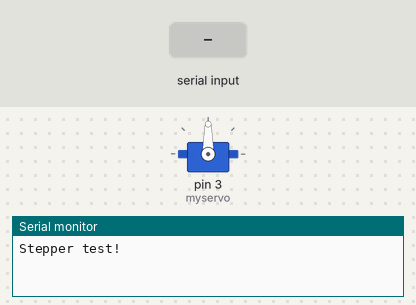
Bench run of a sketch on a simulated Arduino Uno, built with avr-gcc and run on an emulated ATmega328P. Shown: servo, the last lines printed to the serial monitor. The test bench sets the inputs (shaded band).

Above: at 1.2 s.
1.3 s: "c90\n" received over Serial
At 2.5 s:
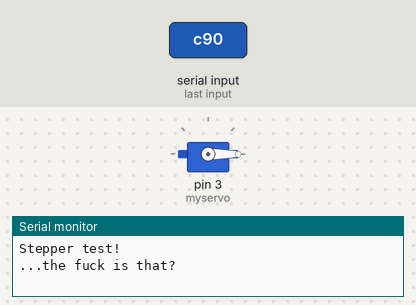
2.8 s: "90,45\n" received over Serial
Timing chart, 0 to 5.8 s (numbered marks = the images above; inputs shaded):
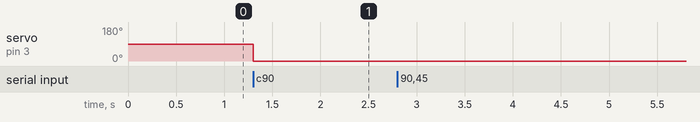

The sketch:

Core_XY_control3.ino
```cpp
int v = 0;
int sign = 1;

#include <Stepper.h>
#include <Servo.h>
// write a,b for steppers
Stepper motor1 = Stepper(200, 4,5, 6,7);
Stepper motor2 = Stepper(200, 10,11,12,13);
Servo myservo;
int rpm = 60;

void setup() {

    Serial.begin(38400);
    Serial.println("Stepper test!");
    motor1.setSpeed(rpm);  // rpm
    motor2.setSpeed(rpm);
    myservo.attach(3);
}

void loop() {
  // put your main code here, to run repeatedly:
   if ( Serial.available()) {
    char ch = Serial.read();

    switch(ch) {
      case '0'...'9':
      //Pretty goddamn clever right here. Not mine.
        v = v * 10 + ch - '0';
      break;
      case '-':
      //Pretty goddamn clever right here. This time ours.
        sign *= -1;
        //Serial.println("NEGATE!");
      break;
      case 'a':
        move('a', v, sign);
        resetV();
      break;
      case 'b':
        move('b', v, sign);
        resetV();
        break;
      case 'c':
         move('c', v, sign);
         resetV();
         break;

      default:
        Serial.write("...the fuck is that?");
        resetV();
        break;
    }
   }
}

void resetV() {
  sign = 1;
  v = 0;
}

void move(char ch, int steps, int sign) {

  switch(ch) {

    case 'a':
      motor1.step(steps*sign);
    break;
    case 'b':
      motor2.step(steps* sign);
    break;
    case 'c':
      myservo.write(steps);
    break;


  }
}
```

Measured:
- after the input at 1.3 s, servo on pin 3 (myservo): 90° → 0° at once
